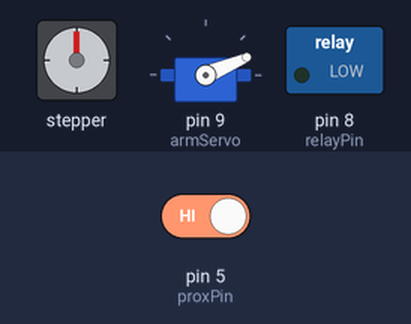
Simulated run of this sketch. Board: Arduino Uno, built with avr-gcc and run on an emulated ATmega328P. Shown: stepper motor, servo, switched loads named in the sketch (green lamp = pin HIGH). Wiring (inferred from the names in the program): stepper motor driver (200 steps per turn assumed): step pin 3; direction pin 4. The inputs (shaded band) are chosen by the test bench; at power-on: pin 5 (proxPin) HIGH. Pins used as bus, display or sensor lines are not drawn.

Above: at 1.2 s.
1.3 s: pin 5 (proxPin) driven LOW
At 7.2 s:
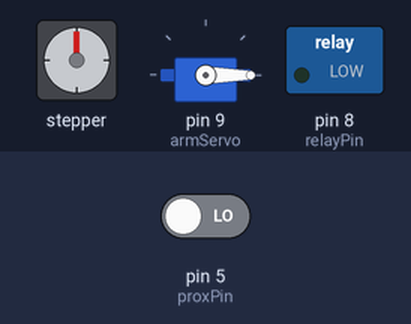
At 12.8 s:
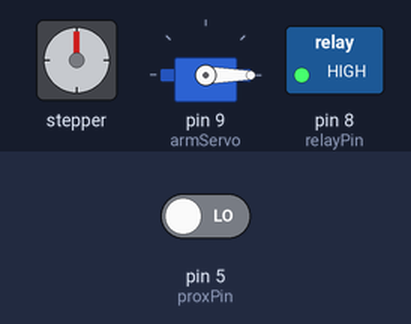
Timing chart, 0 to 37.3 s (numbered marks = the images above; inputs shaded):
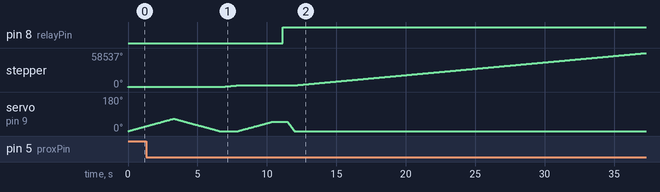

The sketch:

Assembly_station_control_arduino_code.ino
```cpp
#include <Servo.h>

//prototypes
void coverDetected();
void productDetected();
void servoUpAll();
void servoDownAll();
void servoUpHalf();
void servoDownHalf();
void suctionON();
void suctionOFF();
void stepperRotate(int mDelay);

// CW == direction
#define stepPin 3
#define dirPin 4

#define proxPin 5

#define relayPin 8

Servo armServo;  // create servo object to control a servo

int pos = 0;    // variable to store the servo position
int servoAngle1=0;
int servoAngle2=50;
int servoAngle3=65;


int proxRead = 0;

int centersDistance=1600; //one rotation is 1600

void setup() {
  //stepper motor driver pins
  pinMode(stepPin,OUTPUT);
  pinMode(dirPin,OUTPUT);

  //relay pins
  pinMode(relayPin,OUTPUT);

  //proximity sensor pins
  pinMode(proxPin,INPUT_PULLUP);

  //attachInterrupt(digitalPinToInterrupt(proxPin), KD, FALLING);
  armServo.attach(9);  // attaches the servo on pin 9 to the servo object
  //delay(500);

  armServo.write(0);              // tell servo to go to home position


  digitalWrite(dirPin,HIGH);
  proxRead=0;
}

void loop() {
  stepperRotate(400);
  proxRead=digitalRead(proxPin);

  if( proxRead==1 ){
      digitalWrite(LED_BUILTIN,HIGH);

      coverDetected();

      for(int x = 0; x < centersDistance; x++) {
        stepperRotate(400);
      }
      productDetected();
  }
  if( proxRead==0 ){
      digitalWrite(LED_BUILTIN,LOW);
  }
}

void coverDetected(){
  suctionON();
  servoDownAll();
  servoUpAll();
  //suctionOFF();
}

void productDetected(){
  //suctionON();
  servoDownHalf();
  delay(700);
  suctionOFF();
  delay(300);
  servoUpHalf();
  for(int x = 0; x < 1800; x++) {
   stepperRotate(400);
  }
}
void servoUpAll(){
  for (pos=servoAngle3 ; pos>=servoAngle1 ; pos --) { // goes from 180 degrees to 0 degrees
    armServo.write(pos);              // tell servo to go to position in variable 'pos'
    delay(50);                       // waits 15ms for the servo to reach the position
  }
}

void servoDownAll(){
  for (pos=servoAngle1 ; pos<= servoAngle3 ; pos ++) { // goes from 0 degrees to 180 degrees
    armServo.write(pos);              // tell servo to go to position in variable 'pos'
    delay(50);                       // waits 15ms for the servo to reach the position
  }

}

void servoUpHalf(){
  for (pos=servoAngle2 ; pos>=servoAngle1 ; pos --) { // goes from 180 degrees to 0 degrees
    armServo.write(pos);              // tell servo to go to position in variable 'pos'
    delay(10);                       // waits 15ms for the servo to reach the position
  }
}

void servoDownHalf(){
  for (pos=servoAngle1 ; pos<= servoAngle2 ; pos ++) { // goes from 0 degrees to 180 degrees
    armServo.write(pos);              // tell servo to go to position in variable 'pos'
    delay(50);                       // waits 15ms for the servo to reach the position
  }
}

void suctionON(){
  digitalWrite(relayPin,LOW);   // relay control
}


void suctionOFF(){
  digitalWrite(relayPin,HIGH);   // relay control
}

void stepperRotate(int mDelay){
  digitalWrite(stepPin,HIGH);
  delayMicroseconds(mDelay);
  digitalWrite(stepPin,LOW);
  delayMicroseconds(mDelay);
}
```

Measured:
- after the input at 1.3 s, pin 8 (relayPin): goes on until 11.2 s, then stays HIGH; servo on pin 9 (armServo): goes on until 12.0 s, then stays 0°
